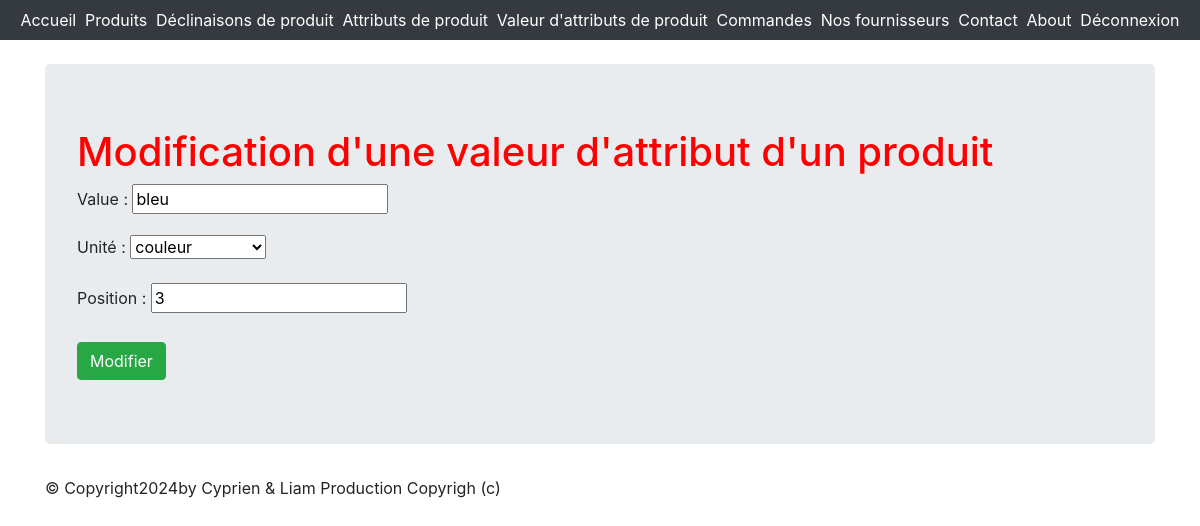
Page /monapp/product-attribute-value/1/update/ (signed in) on the committed database.
### monapp/models.py (models this page shows, shortened)
class ProductAttributeValue(models.Model):
    class Meta:
        verbose_name = "Valeur attribut"
        ordering = ["position"]
    value = models.CharField(max_length=100)
    product_attribute = models.ForeignKey(
        "ProductAttribute", verbose_name="Unité", on_delete=models.CASCADE
    )
    position = models.PositiveSmallIntegerField("Position", null=True, blank=True)

### monapp/views.py (the view, shortened to what this page needs)
@method_decorator(login_required, name="dispatch")
class ProductAttributeValueUpdateView(UpdateView):
    model = ProductAttributeValue
    form_class = ProductAttributeValueForm
    template_name = "monapp/update_product_attribute_value.html"

### monapp/forms.py
class ProductAttributeValueForm(forms.ModelForm):
    class Meta:
        model = ProductAttributeValue
        fields = "__all__"

### monapp/models.py (called while the page is built)
    def __str__(self):
        return self.name

### monapp/templates/monapp/update_product_attribute_value.html (shortened to what this page needs)
{% extends 'monapp/base.html' %}
{% block contenu %}
  <h1>Modification d'une valeur d'attribut d'un produit</h1>
  <form action="" method="post" novalidate>
    {{ form.as_p }}
    <button type="submit" class="btn btn-success mt-2">Modifier</button>
  </form>
{% endblock %}

### static/styles.css (style rules this page uses)
h1 { color: red }

### rows in the picture
ProductAttributeValue: value "bleu", product_attribute "couleur", position "3"
